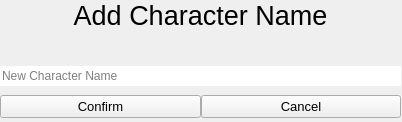
<?xml version="1.0" encoding="UTF-8"?>
<ui version="4.0">
 <class>CharacterCreation</class>
 <widget class="QFrame" name="CharacterCreation">
  <property name="geometry">
   <rect>
    <x>0</x>
    <y>0</y>
    <width>402</width>
    <height>122</height>
   </rect>
  </property>
  <property name="sizePolicy">
   <sizepolicy hsizetype="Expanding" vsizetype="Preferred">
    <horstretch>0</horstretch>
    <verstretch>0</verstretch>
   </sizepolicy>
  </property>
  <property name="maximumSize">
   <size>
    <width>402</width>
    <height>150</height>
   </size>
  </property>
  <property name="windowTitle">
   <string>Chararcter Creation Window</string>
  </property>
  <widget class="QWidget" name="verticalLayoutWidget">
   <property name="geometry">
    <rect>
     <x>0</x>
     <y>0</y>
     <width>401</width>
     <height>123</height>
    </rect>
   </property>
   <layout class="QVBoxLayout" name="verticalLayout">
    <property name="spacing">
     <number>0</number>
    </property>
    <property name="sizeConstraint">
     <enum>QLayout::SizeConstraint::SetDefaultConstraint</enum>
    </property>
    <item>
     <widget class="QLabel" name="AddCharacterText">
      <property name="font">
       <font>
        <pointsize>20</pointsize>
       </font>
      </property>
      <property name="text">
       <string>Add Character Name</string>
      </property>
      <property name="alignment">
       <set>Qt::AlignmentFlag::AlignHCenter|Qt::AlignmentFlag::AlignTop</set>
      </property>
     </widget>
    </item>
    <item>
     <layout class="QVBoxLayout" name="verticalLayout_2">
      <item>
       <widget class="QLineEdit" name="lineEdit">
        <property name="frame">
         <bool>false</bool>
        </property>
        <property name="placeholderText">
         <string>New Character Name</string>
        </property>
       </widget>
      </item>
      <item>
       <spacer name="horizontalSpacer">
        <property name="orientation">
         <enum>Qt::Orientation::Horizontal</enum>
        </property>
        <property name="sizeType">
         <enum>QSizePolicy::Policy::Minimum</enum>
        </property>
        <property name="sizeHint" stdset="0">
         <size>
          <width>40</width>
          <height>5</height>
         </size>
        </property>
       </spacer>
      </item>
      <item>
       <layout class="QHBoxLayout" name="horizontalLayout">
        <item>
         <widget class="QPushButton" name="ConfirmButton">
          <property name="font">
           <font>
            <pointsize>10</pointsize>
           </font>
          </property>
          <property name="text">
           <string>Confirm</string>
          </property>
         </widget>
        </item>
        <item>
         <widget class="QPushButton" name="CancelButton">
          <property name="font">
           <font>
            <pointsize>10</pointsize>
           </font>
          </property>
          <property name="text">
           <string>Cancel</string>
          </property>
         </widget>
        </item>
       </layout>
      </item>
     </layout>
    </item>
   </layout>
  </widget>
 </widget>
 <resources/>
 <connections/>
</ui>
